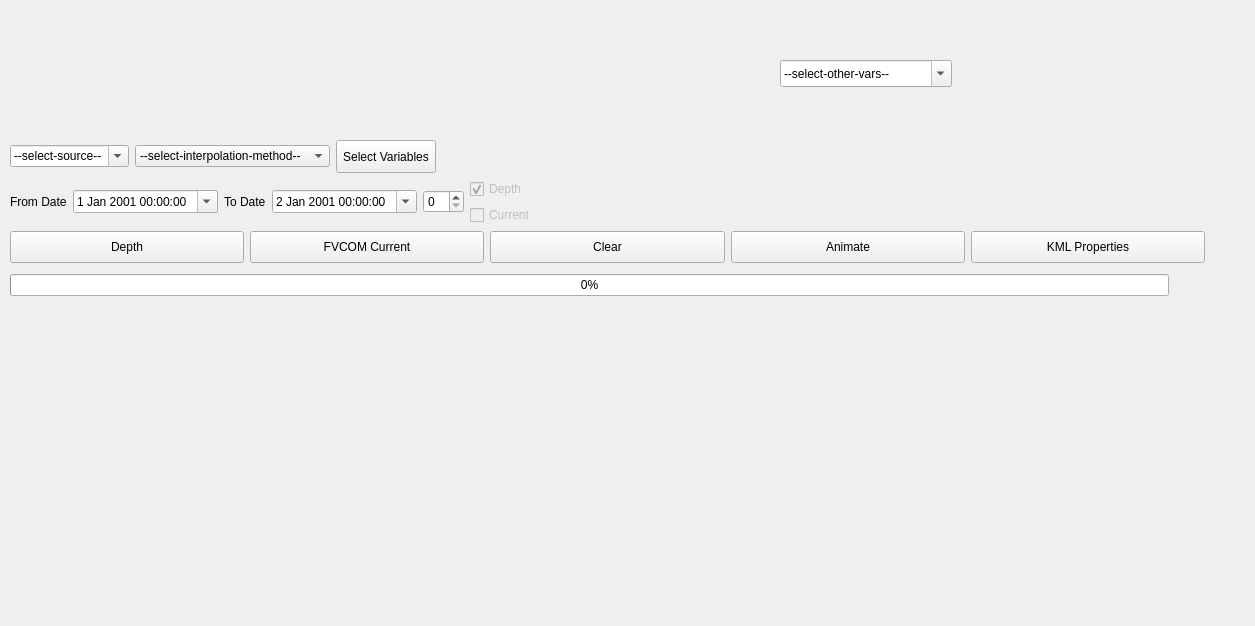
<?xml version="1.0" encoding="UTF-8"?>
<ui version="4.0">
 <class>MapWindow</class>
 <widget class="QWidget" name="MapWindow">
  <property name="geometry">
   <rect>
    <x>0</x>
    <y>0</y>
    <width>1255</width>
    <height>626</height>
   </rect>
  </property>
  <property name="sizePolicy">
   <sizepolicy hsizetype="Maximum" vsizetype="Maximum">
    <horstretch>0</horstretch>
    <verstretch>0</verstretch>
   </sizepolicy>
  </property>
  <property name="windowTitle">
   <string>NC Viewer</string>
  </property>
  <property name="windowIcon">
   <iconset resource="../gui/resources.qrc">
    <normaloff>:/icons/icons/loading.gif</normaloff>:/icons/icons/loading.gif</iconset>
  </property>
  <widget class="QWidget" name="verticalLayoutWidget">
   <property name="geometry">
    <rect>
     <x>10</x>
     <y>140</y>
     <width>1195</width>
     <height>162</height>
    </rect>
   </property>
   <layout class="QVBoxLayout" name="verticalLayout">
    <item>
     <layout class="QHBoxLayout" name="horizontalLayout_4">
      <item>
       <widget class="QComboBox" name="cmbDataset">
        <property name="sizePolicy">
         <sizepolicy hsizetype="Minimum" vsizetype="Fixed">
          <horstretch>0</horstretch>
          <verstretch>0</verstretch>
         </sizepolicy>
        </property>
        <property name="editable">
         <bool>true</bool>
        </property>
        <item>
         <property name="text">
          <string>--select-source--</string>
         </property>
        </item>
       </widget>
      </item>
      <item>
       <widget class="QComboBox" name="cmbInterpMethod">
        <item>
         <property name="text">
          <string>--select-interpolation-method--</string>
         </property>
        </item>
        <item>
         <property name="text">
          <string>nearest</string>
         </property>
        </item>
        <item>
         <property name="text">
          <string>exact</string>
         </property>
        </item>
        <item>
         <property name="text">
          <string>before</string>
         </property>
        </item>
        <item>
         <property name="text">
          <string>after</string>
         </property>
        </item>
       </widget>
      </item>
      <item>
       <widget class="QPushButton" name="btSelectVars">
        <property name="sizePolicy">
         <sizepolicy hsizetype="Minimum" vsizetype="Minimum">
          <horstretch>0</horstretch>
          <verstretch>0</verstretch>
         </sizepolicy>
        </property>
        <property name="minimumSize">
         <size>
          <width>100</width>
          <height>0</height>
         </size>
        </property>
        <property name="text">
         <string>Select Variables</string>
        </property>
       </widget>
      </item>
      <item>
       <spacer name="horizontalSpacer_3">
        <property name="orientation">
         <enum>Qt::Horizontal</enum>
        </property>
        <property name="sizeHint" stdset="0">
         <size>
          <width>40</width>
          <height>20</height>
         </size>
        </property>
       </spacer>
      </item>
     </layout>
    </item>
    <item>
     <layout class="QHBoxLayout" name="horizontalLayout_5">
      <item>
       <widget class="QLabel" name="label_2">
        <property name="text">
         <string>From Date</string>
        </property>
       </widget>
      </item>
      <item>
       <widget class="QDateTimeEdit" name="dtFrom">
        <property name="date">
         <date>
          <year>2001</year>
          <month>1</month>
          <day>1</day>
         </date>
        </property>
        <property name="calendarPopup">
         <bool>true</bool>
        </property>
       </widget>
      </item>
      <item>
       <widget class="QLabel" name="label_3">
        <property name="text">
         <string>To Date</string>
        </property>
       </widget>
      </item>
      <item>
       <widget class="QDateTimeEdit" name="dtTo">
        <property name="date">
         <date>
          <year>2001</year>
          <month>1</month>
          <day>2</day>
         </date>
        </property>
        <property name="calendarPopup">
         <bool>true</bool>
        </property>
       </widget>
      </item>
      <item>
       <widget class="QSpinBox" name="countSpin"/>
      </item>
      <item>
       <layout class="QVBoxLayout" name="verticalLayout_2">
        <item>
         <widget class="QCheckBox" name="chkDepth">
          <property name="enabled">
           <bool>false</bool>
          </property>
          <property name="text">
           <string>Depth</string>
          </property>
          <property name="checked">
           <bool>true</bool>
          </property>
          <property name="autoExclusive">
           <bool>true</bool>
          </property>
          <attribute name="buttonGroup">
           <string notr="true">buttonGroup</string>
          </attribute>
         </widget>
        </item>
        <item>
         <widget class="QCheckBox" name="chkCurrent">
          <property name="enabled">
           <bool>false</bool>
          </property>
          <property name="text">
           <string>Current</string>
          </property>
          <property name="autoExclusive">
           <bool>true</bool>
          </property>
          <attribute name="buttonGroup">
           <string notr="true">buttonGroup</string>
          </attribute>
         </widget>
        </item>
       </layout>
      </item>
      <item>
       <spacer name="horizontalSpacer_4">
        <property name="orientation">
         <enum>Qt::Horizontal</enum>
        </property>
        <property name="sizeHint" stdset="0">
         <size>
          <width>40</width>
          <height>20</height>
         </size>
        </property>
       </spacer>
      </item>
     </layout>
    </item>
    <item>
     <layout class="QHBoxLayout" name="horizontalLayout">
      <item>
       <widget class="QPushButton" name="btDepth">
        <property name="sizePolicy">
         <sizepolicy hsizetype="Minimum" vsizetype="Minimum">
          <horstretch>0</horstretch>
          <verstretch>0</verstretch>
         </sizepolicy>
        </property>
        <property name="minimumSize">
         <size>
          <width>100</width>
          <height>0</height>
         </size>
        </property>
        <property name="text">
         <string>Depth</string>
        </property>
       </widget>
      </item>
      <item>
       <widget class="QPushButton" name="btCurrent">
        <property name="sizePolicy">
         <sizepolicy hsizetype="Minimum" vsizetype="Minimum">
          <horstretch>0</horstretch>
          <verstretch>0</verstretch>
         </sizepolicy>
        </property>
        <property name="text">
         <string>FVCOM Current</string>
        </property>
       </widget>
      </item>
      <item>
       <widget class="QPushButton" name="btClear">
        <property name="sizePolicy">
         <sizepolicy hsizetype="Minimum" vsizetype="Minimum">
          <horstretch>0</horstretch>
          <verstretch>0</verstretch>
         </sizepolicy>
        </property>
        <property name="text">
         <string>Clear</string>
        </property>
       </widget>
      </item>
      <item>
       <widget class="QToolButton" name="btAnimate">
        <property name="sizePolicy">
         <sizepolicy hsizetype="Minimum" vsizetype="Minimum">
          <horstretch>0</horstretch>
          <verstretch>0</verstretch>
         </sizepolicy>
        </property>
        <property name="text">
         <string>Animate</string>
        </property>
       </widget>
      </item>
      <item>
       <widget class="QPushButton" name="btKmlProps">
        <property name="sizePolicy">
         <sizepolicy hsizetype="Preferred" vsizetype="Preferred">
          <horstretch>0</horstretch>
          <verstretch>0</verstretch>
         </sizepolicy>
        </property>
        <property name="text">
         <string>KML Properties</string>
        </property>
       </widget>
      </item>
     </layout>
    </item>
    <item>
     <layout class="QHBoxLayout" name="horizontalLayout_3">
      <item>
       <widget class="QProgressBar" name="progressBar">
        <property name="styleSheet">
         <string notr="true">background-image: url(:/icons/icons/loading.gif);</string>
        </property>
        <property name="value">
         <number>0</number>
        </property>
        <property name="invertedAppearance">
         <bool>false</bool>
        </property>
       </widget>
      </item>
      <item>
       <widget class="QLabel" name="lbLoading">
        <property name="sizePolicy">
         <sizepolicy hsizetype="Maximum" vsizetype="Preferred">
          <horstretch>0</horstretch>
          <verstretch>0</verstretch>
         </sizepolicy>
        </property>
        <property name="minimumSize">
         <size>
          <width>30</width>
          <height>0</height>
         </size>
        </property>
        <property name="maximumSize">
         <size>
          <width>30</width>
          <height>16777215</height>
         </size>
        </property>
        <property name="text">
         <string/>
        </property>
        <property name="pixmap">
         <pixmap resource="../gui/resources.qrc">:/icons/icons/loading.gif</pixmap>
        </property>
       </widget>
      </item>
     </layout>
    </item>
   </layout>
  </widget>
  <widget class="QComboBox" name="cmbVars">
   <property name="geometry">
    <rect>
     <x>780</x>
     <y>60</y>
     <width>172</width>
     <height>27</height>
    </rect>
   </property>
   <property name="editable">
    <bool>true</bool>
   </property>
   <item>
    <property name="text">
     <string>--select-other-vars--</string>
    </property>
   </item>
  </widget>
 </widget>
 <resources>
  <include location="../gui/resources.qrc"/>
 </resources>
 <connections/>
 <buttongroups>
  <buttongroup name="buttonGroup"/>
 </buttongroups>
</ui>
